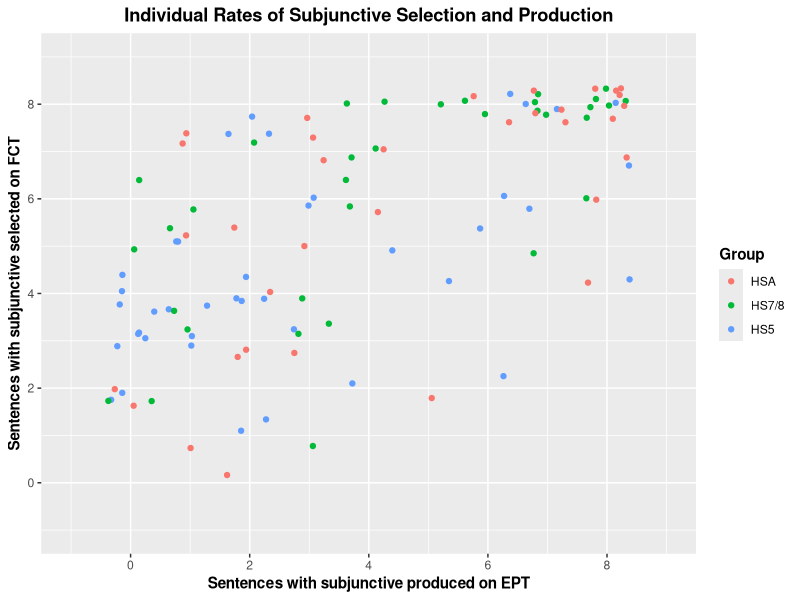

Source code (R):
library(tidyverse)
library(dplyr)


# Load data
## EPT
HSA_EPT <- read_csv("./CSV Files/Adult HS/Adult HS Subjunctive EPT.csv") %>%
  filter(Property == "Intensional subjunctive") %>% 
  mutate(Group = "HSA")

DLI78_EPT <- read_csv("./CSV Files/DLI-78/DLI-78 Subjunctive EPT.csv") %>%
  filter(Property == "Intensional subjunctive") %>% 
  mutate(Group = "HS7/8")

MLS78_EPT <- read_csv("./CSV Files/MLS-78/MLS-78 Subjunctive EPT.csv") %>%
  filter(Property == "Intensional subjunctive") %>% 
  mutate(Group = "HS7/8")

DLI5_EPT <- read_csv("./CSV Files/DLI-5/DLI-5 Subjunctive EPT.csv")  %>%
  filter(Property == "Intensional subjunctive") %>% 
  mutate(Group = "HS5")

MLS5_EPT <- read_csv("./CSV Files/MLS-5/MLS-5 Subjunctive EPT.csv") %>%
  filter(Property == "Intensional subjunctive") %>% 
  mutate(Group = "HS5") 


## FCT
HSA_FCT <- read_csv("./CSV Files/Adult HS/Adult HS Subjunctive FCT.csv") %>%
  filter(Property == "Intensional subjunctive") %>% 
  mutate(Group = "HSA")

DLI78_FCT <- read_csv("./CSV Files/DLI-78/DLI-78 Subjunctive FCT.csv") %>%
  filter(Property == "Intensional subjunctive") %>% 
  mutate(Group = "HS7/8")

MLS78_FCT <- read_csv("./CSV Files/MLS-78/MLS-78 Subjunctive FCT.csv") %>%
  filter(Property == "Intensional subjunctive") %>% 
  mutate(Group = "HS7/8")

DLI5_FCT <- read_csv("./CSV Files/DLI-5/DLI-5 Subjunctive FCT.csv")  %>%
  filter(Property == "Intensional subjunctive") %>% 
  mutate(Group = "HS5")

MLS5_FCT <- read_csv("./CSV Files/MLS-5/MLS-5 Subjunctive FCT.csv") %>%
  filter(Property == "Intensional subjunctive") %>% 
  mutate(Group = "HS5") 


## Rejoin dataframes
EPT <- rbind(HSA_EPT, DLI78_EPT, MLS78_EPT, DLI5_EPT, MLS5_EPT)
FCT <- rbind(HSA_FCT, DLI78_FCT, MLS78_FCT, DLI5_FCT, MLS5_FCT)


# Plot individual differences
## Grouping
EPT_Group <- EPT %>%
  filter(!is.na(Mood_Use)) %>%
  group_by(Part_ID, Group) %>%
  summarize(Mood_Production = sum(Mood_Use))

FCT_Group <- FCT %>%
  filter(!is.na(Mood_Use)) %>%
  group_by(Part_ID, Group) %>%
  summarize(Mood_Selection = sum(Mood_Use))

Aggregate = left_join(EPT_Group, FCT_Group, by = "Part_ID", "Group") %>%
  rename(Group = Group.x) %>% 
  mutate(Total = Mood_Production + Mood_Selection)
Aggregate$Group <- factor(Aggregate$Group, levels = c("HSA", "HS7/8", "HS5"))


# Plot individual differences
## Whole group
Aggregate %>% 
  ggplot(aes(x = Mood_Production, y = Mood_Selection)) +
  geom_jitter(mapping = aes(color = Group)) +
  scale_x_continuous(breaks = seq (0, 10, 2),
                     limits = c(-1, 9)) +
  scale_y_continuous(breaks = seq (0, 8, 2),
                     limits = c(-1, 9)) +
  labs(x = "Sentences with subjunctive produced on EPT", y = "Sentences with subjunctive selected on FCT", title = "Individual Rates of Subjunctive Selection and Production", color = "Group") +
  theme(axis.title = element_text(face = "bold"),
        plot.title = element_text(hjust = 0.5, face = "bold"),
        legend.title = element_text(face = "bold"),
        strip.text = element_text(face = "bold", size = 10))


# Descriptive statistics
Mood_Production <- Aggregate %>% 
  group_by(Group) %>% 
  summarize(Mean = mean(Mood_Production), SD = sd(Mood_Production))

Mood_Selection <- Aggregate %>% 
  group_by(Group) %>% 
  summarize(Mean = mean(Mood_Selection), SD = sd(Mood_Selection))
